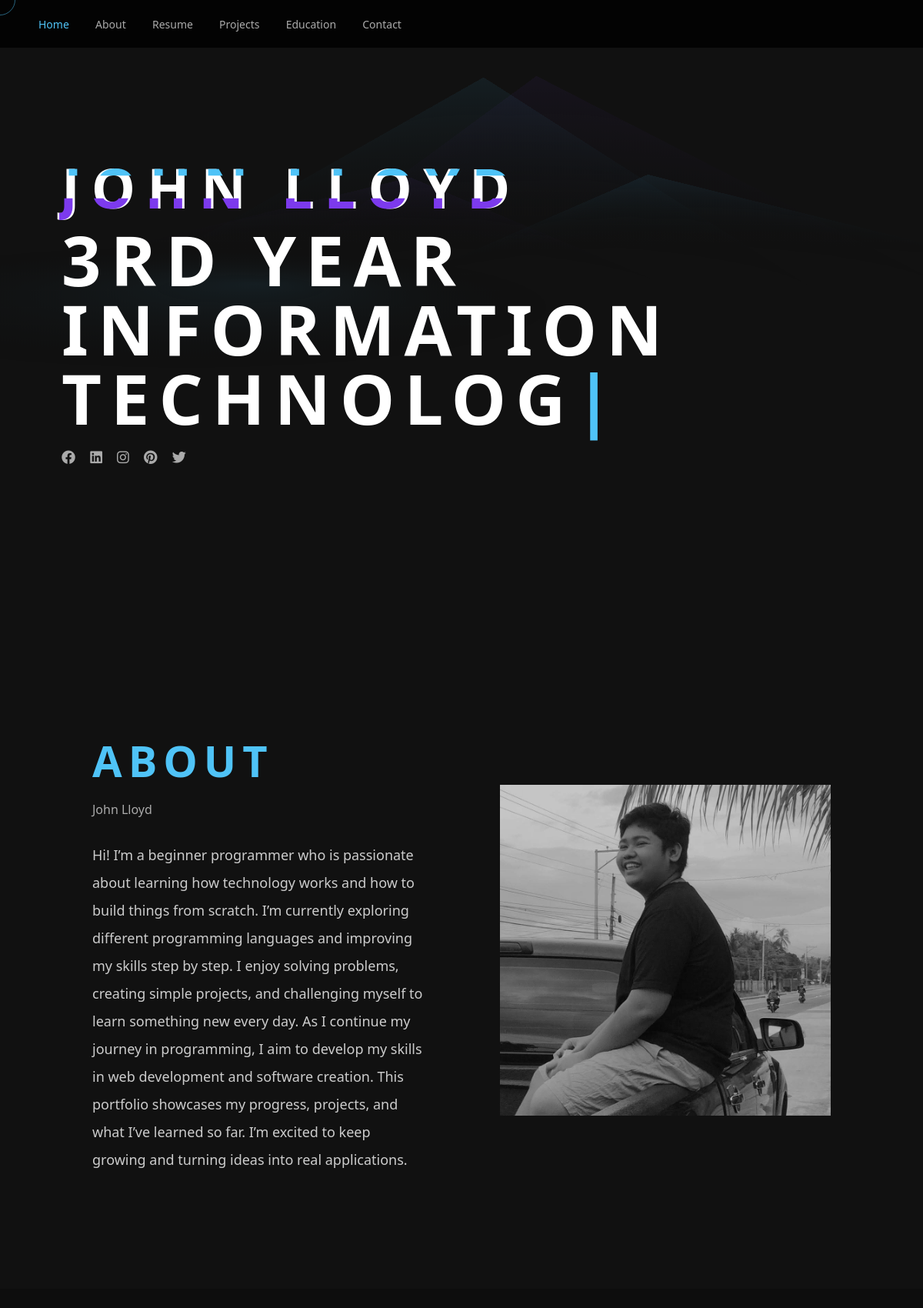
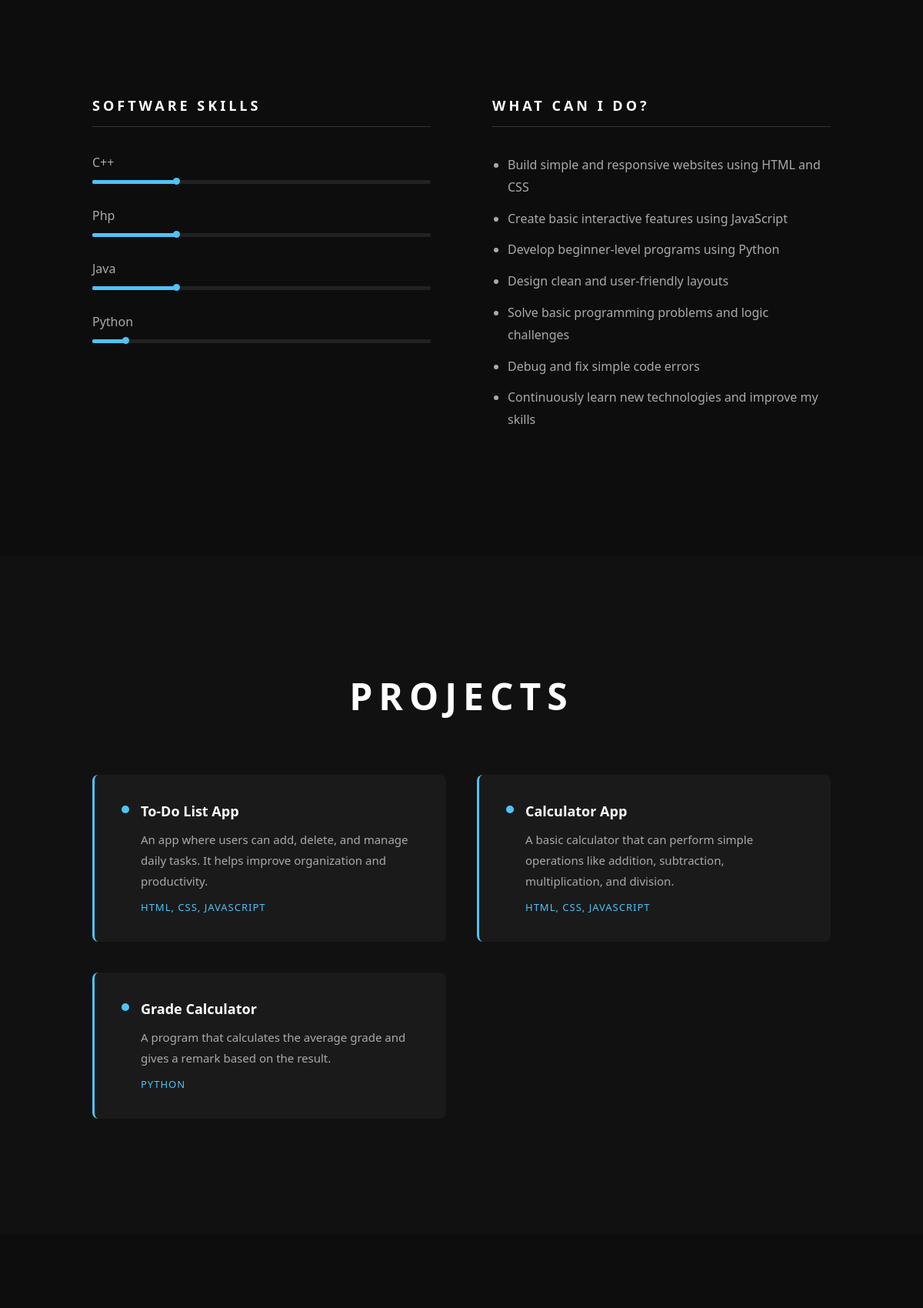
The page / (upper part) on the database its author committed (2 pictures, top to bottom).
### portfolio/models.py (models this page shows)
class Info(models.Model):
    name = models.CharField(max_length=100)
    title = models.CharField(max_length=100)
    bio = models.TextField()
    profile_image = models.ImageField(upload_to='profile/', blank=True)

class Skill(models.Model):
    name = models.CharField(max_length=100)
    percentage = models.IntegerField()

class Project(models.Model):
    title = models.CharField(max_length=100)
    description = models.TextField()
    tools = models.TextField()

### portfolio/views.py (the view)
# urls.py: 2. Add a URL to urlpatterns:  path('', views.home, name='home')
def home(request):
    info = Info.objects.first()
    skills = Skill.objects.all()
    projects = Project.objects.all()
    education = Education.objects.all()
    contact = Contact.objects.first()
    if request.method == 'POST':
        name = request.POST.get('name')
        email = request.POST.get('email')
        message = request.POST.get('message')
        Contact.objects.create(name=name, email=email, message=message)
        return redirect('home')
    return render(request, 'index.html', {
        'info': info,
        'skills': skills,
        'projects': projects,
        'education': education,
        'contact': contact,
    })

### portfolio/templates/index.html (shortened to what this page needs)
{% load static %}
<!DOCTYPE html>
<html lang="en">
<head>
    <link href="https://cdnjs.cloudflare.com/ajax/libs/font-awesome/6.4.0/css/all.min.css" rel="stylesheet">
    <link rel="stylesheet" href="{% static 'style.css' %}">
</head>
<body>
<nav>
    <div class="nav-links">
        <a href="#home" class="active">Home</a>
        <a href="#about">About</a>
        <a href="#resume">Resume</a>
        <a href="#projects">Projects</a>
        <a href="#education">Education</a>
        <a href="#contact">Contact</a>
    </div>
</nav>
<section id="home" class="hero">
    <div class="hero-content">
        <p class="hero-firstname">{{ info.name }}</p>
        <h1 class="hero-lastname">{{ info.title }}</h1>
        <div class="social-links">
            <a href="#"><i class="fab fa-facebook"></i></a>
            <a href="#"><i class="fab fa-linkedin"></i></a>
            <a href="#"><i class="fab fa-instagram"></i></a>
            <a href="#"><i class="fab fa-pinterest"></i></a>
            <a href="#"><i class="fab fa-twitter"></i></a>
        </div>
    </div>
</section>
<section id="about">
    <div class="about-container">
        <div class="about-text">
            <h2>ABOUT</h2>
            <p class="about-name">{{ info.name }}</p>
            <p class="about-bio">{{ info.bio }}</p>
        </div>
        <div class="about-image">
            {% if info.profile_image %}
            <img src="{{ info.profile_image.url }}" alt="{{ info.name }}">
            {% endif %}
        </div>
    </div>
</section>
<section id="resume">
    <div class="resume-container">
        <div class="resume-col">
            <h3>SOFTWARE SKILLS</h3>
            {% for skill in skills %}
            <div class="skill-item">
                <span>{{ skill.name }}</span>
                <div class="skill-bar">
                    <div class="skill-fill" style="width: {{ skill.percentage }}%"></div>
                </div>
            </div>
            {% endfor %}
        </div>
        <div class="resume-col">
            <h3>WHAT CAN I DO?</h3>
            <div class="what-i-do">
                <ul>
                    <li>Build simple and responsive websites using HTML and CSS</li>
                    <li>Create basic interactive features using JavaScript</li>
                    <li>Develop beginner-level programs using Python</li>
                    <li>Design clean and user-friendly layouts</li>
                    <li>Solve basic programming problems and logic challenges</li>
                    <li>Debug and fix simple code errors</li>
                    <li>Continuously learn new technologies and improve my skills</li>
                </ul>
            </div>
        </div>
    </div>
</section>
<section id="projects">
    <div class="projects-container">
        <h2 class="section-title">PROJECTS</h2>
        <div class="projects-grid">
            {% for project in projects %}
            <div class="project-card">
                <div class="project-dot"></div>
                <div class="project-info">
                    <h4>{{ project.title }}</h4>
                    <p>{{ project.description }}</p>
                    <span class="project-tools">{{ project.tools }}</span>
                </div>
            </div>
            {% endfor %}
        </div>
    </div>
</section>
<section id="education">
</section>
</body>
</html>

### portfolio/static/style.css (style rules this page uses)
* { margin: 0; padding: 0; box-sizing: border-box; }
body { font-family: 'Segoe UI', sans-serif; background: #0a0a0a; color: #fff; }
nav { position: fixed; top: 0; width: 100%; display: flex; justify-content: space-between; align-items: center; padding: 20px 50px; background: rgba(0,0,0,0.8); z-index: 1000; backdrop-filter: blur(10px); }
.nav-links a { color: #aaa; text-decoration: none; margin-right: 30px; font-size: 14px; transition: color 0.3s; }
.nav-links a:hover, .nav-links a.active { color: #4fc3f7; }
.hero { height: 100vh; background-color: #111; display: flex; align-items: center; padding: 0 80px; position: relative; overflow: hidden; }
.hero-content { position: relative; z-index: 1; }
.hero-firstname { font-size: 72px; font-weight: 800; letter-spacing: 15px; text-transform: uppercase; color: #fff; position: relative; }
.hero-lastname { font-size: 90px; font-weight: 800; letter-spacing: 12px; text-transform: uppercase; color: #fff; line-height: 1; }
.social-links { margin-top: 20px; }
.social-links a { color: #aaa; margin-right: 15px; font-size: 18px; transition: color 0.3s; }
#about { background: #111; padding: 150px 120px; }
.about-container { display: flex; gap: 100px; align-items: center; max-width: 1400px; margin: 0 auto; }
.about-text { flex: 1; }
.about-text h2 { font-size: 56px; font-weight: 800; letter-spacing: 8px; margin-bottom: 15px; color: #4fc3f7; }
.about-name { color: #aaa; margin-bottom: 30px; font-size: 16px; }
.about-bio { color: #ccc; line-height: 2; font-size: 18px; }
.about-image { flex: 1; }
.about-image img { width: 100%; max-width: 500px; filter: grayscale(100%); opacity: 0.8; }
#resume { background: #0d0d0d; padding: 150px 120px; }
.resume-container { display: grid; grid-template-columns: 1fr 1fr; gap: 80px; max-width: 1400px; margin: 0 auto; }
.resume-col h3 { font-size: 18px; font-weight: 700; letter-spacing: 4px; color: #fff; margin-bottom: 35px; padding-bottom: 15px; border-bottom: 1px solid #333; }
.skill-item { margin-bottom: 30px; }
.skill-item span { font-size: 16px; color: #aaa; display: block; margin-bottom: 12px; }
.skill-bar { background: #222; height: 5px; border-radius: 2px; }
.skill-fill { height: 100%; background: #4fc3f7; border-radius: 2px; position: relative; }
.skill-fill::after { content: ''; position: absolute; right: -4px; top: -3px; width: 9px; height: 9px; background: #4fc3f7; border-radius: 50%; }
.what-i-do ul { padding-left: 20px; }
.what-i-do li { color: #aaa; margin-bottom: 12px; line-height: 1.8; }
#projects { background: #111; padding: 150px 120px; }
.section-title { font-size: 48px; font-weight: 800; letter-spacing: 8px; color: #fff; margin-bottom: 70px; text-align: center; }
.projects-grid { display: grid; grid-template-columns: repeat(auto-fit, minmax(380px, 1fr)); gap: 40px; max-width: 1400px; margin: 0 auto; }
.project-card { display: flex; gap: 15px; background: #1a1a1a; padding: 35px; border-radius: 8px; border-left: 3px solid #4fc3f7; transition: transform 0.1s ease; }
.project-dot { width: 10px; height: 10px; background: #4fc3f7; border-radius: 50%; margin-top: 5px; flex-shrink: 0; }
.project-info h4 { font-size: 18px; color: #fff; margin-bottom: 12px; }
.project-info p { font-size: 15px; color: #aaa; line-height: 1.8; margin-bottom: 8px; }
.project-tools { font-size: 13px; color: #4fc3f7; letter-spacing: 1px; text-transform: uppercase; }
#education { background: #0d0d0d; padding: 150px 120px; }
.hero-firstname { position: relative; }
.hero-firstname::before, .hero-firstname::after { content: attr(data-text); position: absolute; top: 0; left: 0; width: 100%; height: 100%; }
.hero-firstname::before { color: #4fc3f7; animation: glitch1 2s infinite; clip-path: polygon(0 0, 100% 0, 100% 35%, 0 35%); left: 3px; }
.hero-firstname::after { color: #7c3aed; animation: glitch2 2s infinite; clip-path: polygon(0 65%, 100% 65%, 100% 100%, 0 100%); left: -3px; }
.hero-lastname::after { content: '|'; animation: blink 0.8s infinite; color: #4fc3f7; }
.slide-left { opacity: 0; transform: translateX(-80px); transition: opacity 0.8s ease, transform 0.8s ease; }
.slide-right { opacity: 0; transform: translateX(80px); transition: opacity 0.8s ease, transform 0.8s ease; }
.fade-up { opacity: 0; transform: translateY(60px); transition: opacity 0.8s ease, transform 0.8s ease; }
.zoom-in { opacity: 0; transform: scale(0.8); transition: opacity 0.6s ease, transform 0.6s ease; }
.show { opacity: 1 !important; transform: translate(0) scale(1) !important; }

### rows shown on the page
Info: name "JOHN LLOYD", name "John Lloyd", bio "Hi! I’m a beginner programmer who is passionate about learning how technology works and how to build things from scratch. I’m currently exploring different programming languages and improving my skills step by step. I enjoy solving problems, creating simple projects, and challenging myself to learn something new every day. As I continue my journey in programming, I aim to develop my skills in web development and software creation. This portfolio showcases my progress, projects, and what I’ve learned so far. I’m excited to keep growing and turning ideas into real applications.", profile_image (picture)
Skill: name "C++", percentage 25 (drawn)
Skill: name "Php", percentage 25 (drawn)
Skill: name "Java", percentage 25 (drawn)
Skill: name "Python", percentage 10 (drawn)
Project: title "To-Do List App", description "An app where users can add, delete, and manage daily tasks. It helps improve organization and productivity.", tools "HTML, CSS, JAVASCRIPT"
Project: title "Calculator App", description "A basic calculator that can perform simple operations like addition, subtraction, multiplication, and division.", tools "HTML, CSS, JAVASCRIPT"
Project: title "Grade Calculator", description "A program that calculates the average grade and gives a remark based on the result.", tools "PYTHON"
